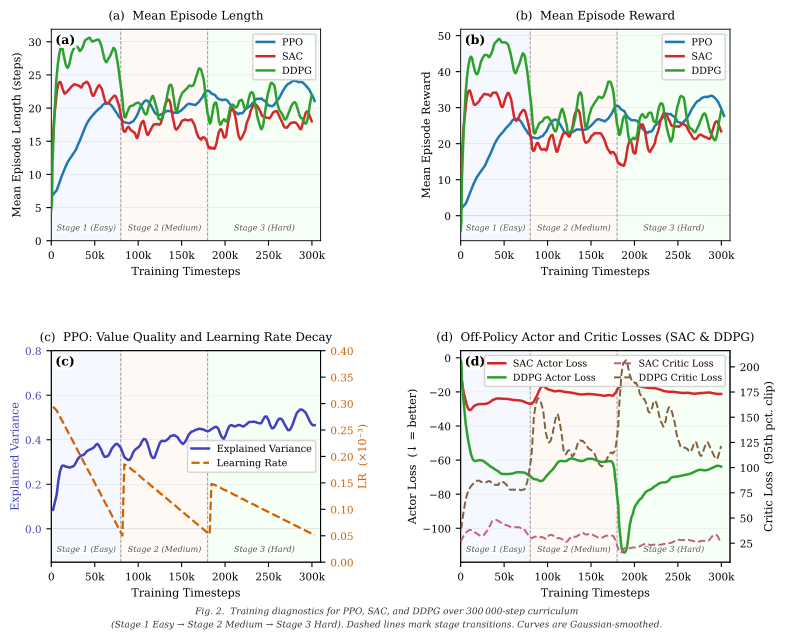

Here is the Python script that generated this plot:
"""
training_curves.py
==================
Generates a 2x2 publication-quality figure of training diagnostics for
PPO, SAC, and DDPG controllers trained with 300 000-step curriculum learning.

Usage
-----
    python training_curves.py \
        --ppo  ppo_training_result  \
        --sac  sac_training_result  \
        --ddpg ddpg_training_result \
        --out  training_curves

Output
------
    training_curves.pdf   (vector, IEEE submission ready)
    training_curves.png   (300 dpi raster preview)

Figure layout  (2 rows x 2 columns)
------------------------------------
  Row 1, Col 1  |  Row 1, Col 2
  --------------+----------------
  Row 2, Col 1  |  Row 2, Col 2

  (a) Episode Length  -- ep_len_mean for PPO, SAC, DDPG vs timesteps
  (b) Episode Reward  -- ep_rew_mean for PPO, SAC, DDPG vs timesteps
  (c) PPO Diagnostics -- explained_variance + learning_rate vs timesteps
  (d) Off-Policy Loss -- actor & critic loss for SAC and DDPG vs timesteps
"""

import re
import argparse
import numpy as np
import matplotlib
matplotlib.use('Agg')
import matplotlib.pyplot as plt
import matplotlib.ticker as mticker

# =============================================================================
# Global style constants  (IEEE two-column, serif body text)
# =============================================================================

FIG_W  = 7.8    # inches -- slightly wider to give twinx labels room
FIG_H  = 6.2    # inches

# Algorithm colours (colour-blind safe)
COLOR = {'PPO': '#1f77b4', 'SAC': '#d62728', 'DDPG': '#2ca02c'}

# Curriculum stage shading
STAGE_XMIN   = [      0,  80_000, 180_000]
STAGE_XMAX   = [ 80_000, 180_000, 310_000]
STAGE_FILL   = ['#eef2ff', '#fff5ee', '#efffee']
STAGE_LABELS = ['Stage 1 (Easy)', 'Stage 2 (Medium)', 'Stage 3 (Hard)']

plt.rcParams.update({
    'font.family'      : 'serif',
    'font.size'        : 8,
    'axes.titlesize'   : 8.5,
    'axes.titlepad'    : 7,        # extra clearance between title and axes top
    'axes.labelsize'   : 8,
    'axes.labelpad'    : 4,
    'legend.fontsize'  : 7,
    'legend.borderpad' : 0.4,
    'legend.handlelength': 1.8,
    'xtick.labelsize'  : 7.5,
    'ytick.labelsize'  : 7.5,
    'axes.linewidth'   : 0.65,
    'grid.linewidth'   : 0.35,
    'grid.alpha'       : 0.4,
    'lines.linewidth'  : 1.6,
    'pdf.fonttype'     : 42,       # embed fonts for IEEE submission
    'ps.fonttype'      : 42,
})


# =============================================================================
# Parsers
# =============================================================================

def parse_ppo(filepath):
    """
    Parse a PPO SB3 training log.
    Returns list of dicts: ts, ep_len, ep_rew, ev (explained_variance), lr.
    """
    with open(filepath, encoding='utf-8', errors='replace') as f:
        content = f.read()

    pat = re.compile(
        r'ep_len_mean\s*\|\s*([\d.]+).*?'
        r'ep_rew_mean\s*\|\s*([-\d.]+).*?'
        r'total_timesteps\s*\|\s*([\d.]+).*?'
        r'explained_variance\s*\|\s*([-\d.e]+).*?'
        r'learning_rate\s*\|\s*([\de.-]+)',
        re.DOTALL
    )
    records = []
    for m in pat.finditer(content):
        el, er, ts, ev, lr = m.groups()
        records.append({'ts': int(float(ts)), 'ep_len': float(el),
                        'ep_rew': float(er), 'ev': float(ev), 'lr': float(lr)})
    if not records:
        raise ValueError(f"No PPO log blocks found in '{filepath}'.")
    return records


def parse_off_policy(filepath, algo):
    """
    Parse a SAC or DDPG SB3 training log.

    SAC/DDPG reset the internal timestep counter at each curriculum stage
    transition (a new model object is created).  This function detects those
    resets and rebuilds a monotonically increasing cumulative timestep axis
    so all three stages are correctly positioned on a 0-300k plot.

    Returns list of dicts: ts (cumulative), ep_len, ep_rew,
                           actor_loss, critic_loss.
    """
    with open(filepath, encoding='utf-8', errors='replace') as f:
        content = f.read()

    pat = re.compile(
        r'ep_len_mean\s*\|\s*([\d.]+).*?'
        r'ep_rew_mean\s*\|\s*([-\d.]+).*?'
        r'total_timesteps\s*\|\s*([\d.]+).*?'
        r'actor_loss\s*\|\s*([-\d.]+).*?'
        r'critic_loss\s*\|\s*([\d.]+)',
        re.DOTALL
    )
    raw = []
    for m in pat.finditer(content):
        el, er, ts, al, cl = m.groups()
        raw.append({'ts': int(float(ts)), 'ep_len': float(el),
                    'ep_rew': float(er), 'actor_loss': float(al),
                    'critic_loss': float(cl)})
    if not raw:
        raise ValueError(f"No {algo} log blocks found in '{filepath}'.")

    # Detect counter resets (ts drops by >1000) and accumulate an offset
    offset  = 0
    prev_ts = 0
    out     = []
    for entry in raw:
        ts = entry['ts']
        if ts < prev_ts - 1000:
            offset += prev_ts
        rec      = dict(entry)
        rec['ts'] = offset + ts
        out.append(rec)
        prev_ts = ts
    return out


# =============================================================================
# Helpers
# =============================================================================

def subsample(data, n=300):
    """Uniformly thin a list to at most n entries."""
    if len(data) <= n:
        return data
    idx = np.round(np.linspace(0, len(data) - 1, n)).astype(int)
    return [data[i] for i in idx]


def smooth(values, window=13):
    """Gaussian-weighted moving average for display clarity."""
    arr = np.array(values, dtype=float)
    if len(arr) < window:
        return arr
    k = np.exp(-0.5 * ((np.arange(window) - window // 2) / (window / 4)) ** 2)
    k /= k.sum()
    return np.convolve(np.pad(arr, window // 2, mode='edge'), k, mode='valid')


def draw_stages(ax):
    """
    Draw three shaded curriculum stage regions with bottom-aligned labels.
    Dashed vertical lines mark stage boundaries.
    Labels are placed near the bottom of each region to avoid title overlap.
    """
    for xmin, xmax, fc, lbl in zip(STAGE_XMIN, STAGE_XMAX, STAGE_FILL, STAGE_LABELS):
        ax.axvspan(xmin, xmax, color=fc, alpha=0.5, zorder=0, linewidth=0)
        if xmin > 0:                          # boundary line at each stage start
            ax.axvline(xmin, color='#909090', linewidth=0.65, linestyle='--', zorder=1)
        # Label anchored at y=0.04 in axes-fraction coordinates
        ax.text((xmin + xmax) / 2, 0.04, lbl,
                transform=ax.get_xaxis_transform(),
                ha='center', va='bottom', fontsize=5.8,
                color='#505050', style='italic',
                bbox=dict(boxstyle='round,pad=0.12', fc='white', ec='none', alpha=0.7))


def fmt_xticks(ax):
    """Format x-axis ticks as 0, 50k, 100k ..."""
    ax.xaxis.set_major_formatter(
        mticker.FuncFormatter(lambda x, _: '0' if x == 0 else f'{int(x/1000)}k'))
    ax.set_xlim(0, 310_000)


def panel_label(ax, txt):
    """Bold panel identifier e.g. (a) in top-left corner."""
    ax.text(0.015, 0.975, txt, transform=ax.transAxes,
            fontsize=9, fontweight='bold', va='top', ha='left',
            bbox=dict(boxstyle='square,pad=0.1', fc='white', ec='none', alpha=0.9))


# =============================================================================
# Panel (a) -- Episode Length
# =============================================================================

def panel_episode_length(ax, ppo, sac, ddpg):
    draw_stages(ax)
    for label, data in [('PPO', ppo), ('SAC', sac), ('DDPG', ddpg)]:
        ts  = np.array([d['ts']     for d in data])
        y   = np.array([d['ep_len'] for d in data])
        # Smoothed line only -- raw trace removed for readability
        ax.plot(ts, smooth(y), color=COLOR[label], linewidth=1.8,
                label=label, zorder=3)

    ax.set_xlabel('Training Timesteps')
    ax.set_ylabel('Mean Episode Length (steps)')
    ax.set_title('(a)  Mean Episode Length')
    ax.set_ylim(bottom=0)
    ax.grid(True, axis='y')
    fmt_xticks(ax)
    ax.legend(loc='upper right', framealpha=0.90, edgecolor='#d0d0d0',
              borderaxespad=0.5)
    panel_label(ax, '(a)')


# =============================================================================
# Panel (b) -- Episode Reward
# =============================================================================

def panel_episode_reward(ax, ppo, sac, ddpg):
    draw_stages(ax)
    for label, data in [('PPO', ppo), ('SAC', sac), ('DDPG', ddpg)]:
        ts = np.array([d['ts']     for d in data])
        y  = np.array([d['ep_rew'] for d in data])
        ax.plot(ts, smooth(y), color=COLOR[label], linewidth=1.8,
                label=label, zorder=3)

    ax.axhline(0, color='#b0b0b0', linewidth=0.55, linestyle=':', zorder=2)
    ax.set_xlabel('Training Timesteps')
    ax.set_ylabel('Mean Episode Reward')
    ax.set_title('(b)  Mean Episode Reward')
    ax.grid(True, axis='y')
    fmt_xticks(ax)
    ax.legend(loc='upper right', framealpha=0.90, edgecolor='#d0d0d0',
              borderaxespad=0.5)
    panel_label(ax, '(b)')


# =============================================================================
# Panel (c) -- PPO Value Quality + Learning Rate
# =============================================================================

def panel_ppo_diagnostics(ax, ppo):
    draw_stages(ax)

    ts = np.array([d['ts'] for d in ppo])
    ev = np.array([d['ev'] for d in ppo])
    lr = np.array([d['lr'] for d in ppo])

    # --- Explained variance (left y-axis, indigo) ---
    C_EV = '#4040C0'
    ax.plot(ts, smooth(ev, window=7), color=C_EV, linewidth=1.8,
            label='Explained Variance', zorder=3)
    ax.axhline(0, color='#b8b8b8', linewidth=0.55, linestyle=':', zorder=2)
    ax.set_ylabel('Explained Variance', color=C_EV, labelpad=3)
    ax.tick_params(axis='y', labelcolor=C_EV)
    ax.set_ylim(-0.15, 0.80)
    ax.set_xlabel('Training Timesteps')
    ax.set_title('(c)  PPO: Value Quality and Learning Rate Decay')
    ax.grid(True, axis='y', alpha=0.3)
    fmt_xticks(ax)

    # --- Learning rate (right y-axis, orange) ---
    # LR range: 5.04e-5 to 2.94e-4  =>  multiply by 1e3 gives 0.050 to 0.294
    C_LR = '#D06000'
    ax2 = ax.twinx()
    ax2.plot(ts, lr * 1e3, color=C_LR, linewidth=1.6,
             linestyle='--', label='Learning Rate', zorder=3)
    ax2.set_ylabel('LR  (\u00d710\u207b\u00b3)', color=C_LR, labelpad=3)
    ax2.tick_params(axis='y', labelcolor=C_LR)
    ax2.set_ylim(0.0, 0.40)          # 0.050-0.294 clearly visible
    ax2.yaxis.set_major_formatter(mticker.FormatStrFormatter('%.2f'))

    # Combined legend placed at centre-right to avoid EV curve and stage labels
    h1, l1 = ax.get_legend_handles_labels()
    h2, l2 = ax2.get_legend_handles_labels()
    ax.legend(h1 + h2, l1 + l2, loc='center right',
              framealpha=0.92, edgecolor='#d0d0d0', borderaxespad=0.5)
    panel_label(ax, '(c)')


# =============================================================================
# Panel (d) -- Off-Policy Losses (SAC + DDPG)
# =============================================================================

def panel_off_policy_losses(ax, sac, ddpg):
    draw_stages(ax)

    sac_ts  = np.array([d['ts'] for d in sac])
    ddpg_ts = np.array([d['ts'] for d in ddpg])

    sac_al  = np.array([d['actor_loss']  for d in sac])
    ddpg_al = np.array([d['actor_loss']  for d in ddpg])
    sac_cl  = np.array([d['critic_loss'] for d in sac])
    ddpg_cl = np.array([d['critic_loss'] for d in ddpg])

    # Clip critic loss at 95th percentile to suppress spikes
    sac_cl  = np.clip(sac_cl,  None, np.percentile(sac_cl,  95))
    ddpg_cl = np.clip(ddpg_cl, None, np.percentile(ddpg_cl, 95))

    # --- Actor losses (left y-axis) ---
    C_SA = COLOR['SAC']
    C_DA = COLOR['DDPG']
    ax.plot(sac_ts,  smooth(sac_al),  color=C_SA, linewidth=1.8,
            linestyle='-',  label='SAC Actor Loss',  zorder=3)
    ax.plot(ddpg_ts, smooth(ddpg_al), color=C_DA, linewidth=1.8,
            linestyle='-',  label='DDPG Actor Loss', zorder=3)
    ax.axhline(0, color='#b0b0b0', linewidth=0.55, linestyle=':', zorder=2)
    ax.set_ylabel('Actor Loss  (\u2193 = better)', labelpad=3)
    ax.set_xlabel('Training Timesteps')
    ax.set_title('(d)  Off-Policy Actor and Critic Losses (SAC & DDPG)')
    ax.grid(True, axis='y', alpha=0.3)
    fmt_xticks(ax)

    # --- Critic losses (right y-axis, dashed, muted colours) ---
    C_SC = '#C06080'   # muted rose
    C_DC = '#806040'   # muted brown
    ax2 = ax.twinx()
    ax2.plot(sac_ts,  smooth(sac_cl),  color=C_SC, linewidth=1.4,
             linestyle='--', label='SAC Critic Loss',  zorder=3)
    ax2.plot(ddpg_ts, smooth(ddpg_cl), color=C_DC, linewidth=1.4,
             linestyle='--', label='DDPG Critic Loss', zorder=3)
    ax2.set_ylabel('Critic Loss  (95th pct. clip)', labelpad=3)
    ax2.tick_params(axis='y')

    # Legend: 4 entries in 2 columns placed at upper right (losses start high
    # then settle -- bottom-left stays clear of the data)
    h1, l1 = ax.get_legend_handles_labels()
    h2, l2 = ax2.get_legend_handles_labels()
    ax.legend(h1 + h2, l1 + l2,
              loc='upper right', ncol=2,
              framealpha=0.92, edgecolor='#d0d0d0',
              borderaxespad=0.5, fontsize=6.8)
    panel_label(ax, '(d)')


# =============================================================================
# Figure assembly
# =============================================================================

def build_figure(ppo_file, sac_file, ddpg_file, out_stem='training_curves'):
    print(f"  Parsing PPO  : {ppo_file}")
    ppo_raw  = parse_ppo(ppo_file)

    print(f"  Parsing SAC  : {sac_file}")
    sac_raw  = parse_off_policy(sac_file,  'SAC')

    print(f"  Parsing DDPG : {ddpg_file}")
    ddpg_raw = parse_off_policy(ddpg_file, 'DDPG')

    ppo  = ppo_raw
    sac  = subsample(sac_raw,  300)
    ddpg = subsample(ddpg_raw, 300)
    print(f"  Points -- PPO:{len(ppo)}  SAC:{len(sac)}  DDPG:{len(ddpg)}")

    # Use gridspec_kw to add explicit horizontal and vertical spacing
    fig, axes = plt.subplots(
        2, 2,
        figsize=(FIG_W, FIG_H),
        gridspec_kw={
            'hspace': 0.52,   # vertical gap between rows
            'wspace': 0.52,   # wider column gap so twinx labels don't collide
            'left'  : 0.07,   # tighter left margin
            'right' : 0.94,   # tighter right margin
            'top'   : 0.95,
            'bottom': 0.09,
        }
    )
    ax_a, ax_b = axes[0]
    ax_c, ax_d = axes[1]

    panel_episode_length   (ax_a, ppo, sac, ddpg)
    panel_episode_reward   (ax_b, ppo, sac, ddpg)
    panel_ppo_diagnostics  (ax_c, ppo)
    panel_off_policy_losses(ax_d, sac, ddpg)

    # Figure caption
    fig.text(
        0.5, 0.018,
        'Fig. 2.  Training diagnostics for PPO, SAC, and DDPG over 300\u2009000-step curriculum\n'
        '(Stage\u00a01 Easy \u2192 Stage\u00a02 Medium \u2192 Stage\u00a03 Hard). '
        'Dashed lines mark stage transitions. Curves are Gaussian-smoothed.',
        ha='center', va='top', fontsize=6.5,
        color='#333333', style='italic', linespacing=1.5
    )

    pdf_path = f'{out_stem}.pdf'
    png_path = f'{out_stem}.png'
    fig.savefig(pdf_path, dpi=300, bbox_inches='tight', format='pdf')
    fig.savefig(png_path, dpi=300, bbox_inches='tight', format='png')
    print(f"  Saved -> {pdf_path}")
    print(f"  Saved -> {png_path}")
    plt.close(fig)


# =============================================================================
# CLI
# =============================================================================

def main():
    parser = argparse.ArgumentParser(
        description='Generate 2x2 training-curves figure for the ANNSIM paper.')
    parser.add_argument('--ppo',  required=True)
    parser.add_argument('--sac',  required=True)
    parser.add_argument('--ddpg', required=True)
    parser.add_argument('--out',  default='training_curves')
    args = parser.parse_args()
    print('\n  Building training curves figure ...')
    build_figure(args.ppo, args.sac, args.ddpg, args.out)
    print('  Done.\n')


if __name__ == '__main__':
    main()
